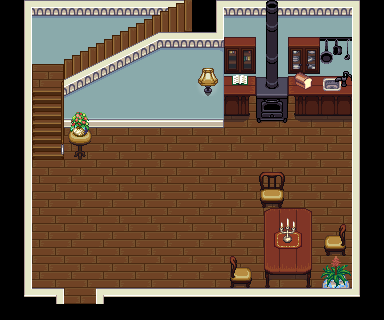

This is a level from a 2D game, rendered from its Tiled map with the project's own tilesets. A one-line summary and the map file follow, with tile-layer data summarised:
An orthogonal 12x10 tile map with 32x32 px tiles, 5 tile layers (floor, mass, cabinets, accessories, ...), 6 tilesets and 5 objects (2x exit, rachel, jessica).

<map version="1.0" orientation="orthogonal" width="12" height="10" tilewidth="32" tileheight="32">
 <properties>
  <property name="background_color" value="black" />
 </properties>
 <tileset firstgid="1" name="cabinets" tilewidth="32" tileheight="32">
  <image source="../img/cabinets.png" width="192" height="416" />
 </tileset>
 <tileset firstgid="79" name="inside" tilewidth="32" tileheight="32">
  <image source="../img/inside.png" width="320" height="320" />
 </tileset>
 <tileset firstgid="179" name="stairs" tilewidth="32" tileheight="32">
  <image source="../img/stairs.png" width="256" height="544" />
 </tileset>
 <tileset firstgid="315" name="victoria" tilewidth="32" tileheight="32">
  <image source="../img/victoria.png" width="352" height="160" />
 </tileset>
 <tileset firstgid="370" name="accessories" tilewidth="32" tileheight="32">
  <image source="../img/accessories.png" width="128" height="128" />
 </tileset>
 <tileset firstgid="386" name="kitchen" tilewidth="32" tileheight="32">
  <image source="../img/kitchen.png" width="64" height="128" />
 </tileset>
 <layer name="floor" width="12" height="10">
  <data>[120 cells, 120 non-empty, 18 distinct tile ids]</data>
 </layer>
 <layer name="mass" width="12" height="10">
  <data>[120 cells, 32 non-empty, 28 distinct tile ids]</data>
 </layer>
 <layer name="cabinets" width="12" height="10">
  <data>[120 cells, 9 non-empty, 8 distinct tile ids]</data>
 </layer>
 <layer name="accessories" width="12" height="10">
  <data>[120 cells, 8 non-empty, 8 distinct tile ids]</data>
 </layer>
 <objectgroup name="objects" width="12" height="10">
  <object name="rachel" x="128" y="6" width="32" height="32">
   <properties>
    <property name="compose" value="[{&quot;name&quot;:&quot;shadow&quot;,&quot;class&quot;:&quot;game.Shadow&quot;,&quot;image&quot;:&quot;char_shadow&quot;,&quot;spritewidth&quot;:18,&quot;spriteheight&quot;:9},{&quot;name&quot;:&quot;rachel&quot;},{&quot;name&quot;:&quot;eyes&quot;,&quot;class&quot;:&quot;game.BlinkingEyes&quot;,&quot;image&quot;:&quot;rachel_eyes&quot;,&quot;spritewidth&quot;:17,&quot;spriteheight&quot;:6,&quot;offsetx&quot;:6,&quot;offsety&quot;:18}]" />
    <property name="image" value="rachel" />
    <property name="spriteheight" value="36" />
    <property name="spritewidth" value="31" />
   </properties>
  </object>
  <object name="exit" x="180" y="5" width="24" height="24">
   <properties>
    <property name="dir" value="right" />
    <property name="fade" value="black" />
    <property name="location" value="240, 96" />
    <property name="to" value="rachels_room" />
   </properties>
  </object>
  <object name="exit" x="68" y="292" width="24" height="24">
   <properties>
    <property name="fade" value="black" />
    <property name="to" value="earth" />
   </properties>
  </object>
  <object name="jessica" x="299" y="137" width="32" height="32">
   <properties>
    <property name="compose" value="[{&quot;name&quot;:&quot;shadow&quot;,&quot;class&quot;:&quot;game.Shadow&quot;,&quot;image&quot;:&quot;char_shadow&quot;,&quot;spritewidth&quot;:18,&quot;spriteheight&quot;:9},{&quot;name&quot;:&quot;jessica&quot;},{&quot;name&quot;:&quot;eyes&quot;,&quot;class&quot;:&quot;game.BlinkingEyes&quot;,&quot;image&quot;:&quot;jessica_eyes&quot;,&quot;spritewidth&quot;:17,&quot;spriteheight&quot;:6,&quot;offsetx&quot;:10,&quot;offsety&quot;:16}]" />
    <property name="image" value="jessica" />
    <property name="spriteheight" value="34" />
    <property name="spritewidth" value="37" />
   </properties>
  </object>
 </objectgroup>
 <layer name="overlayer" width="12" height="10">
  <data>[120 cells, 12 non-empty, 10 distinct tile ids]</data>
 </layer>
 <objectgroup name="collision" width="12" height="10">
  <object x="32" y="288">
   <polyline points="0,0 0,-224 16,-224 144,-288 176,-288 176,-256 160,-256 32,-192 32,-144 64,-144 64,-160 192,-160 192,-176 320,-176 320,-48 280,-48 280,-80 256,-80 256,-96 224,-96 224,-80 232,-80 232,-16 192,-16 192,0 64,0 64,32 32,32 32,0 0,0" />
  </object>
 </objectgroup>
</map>